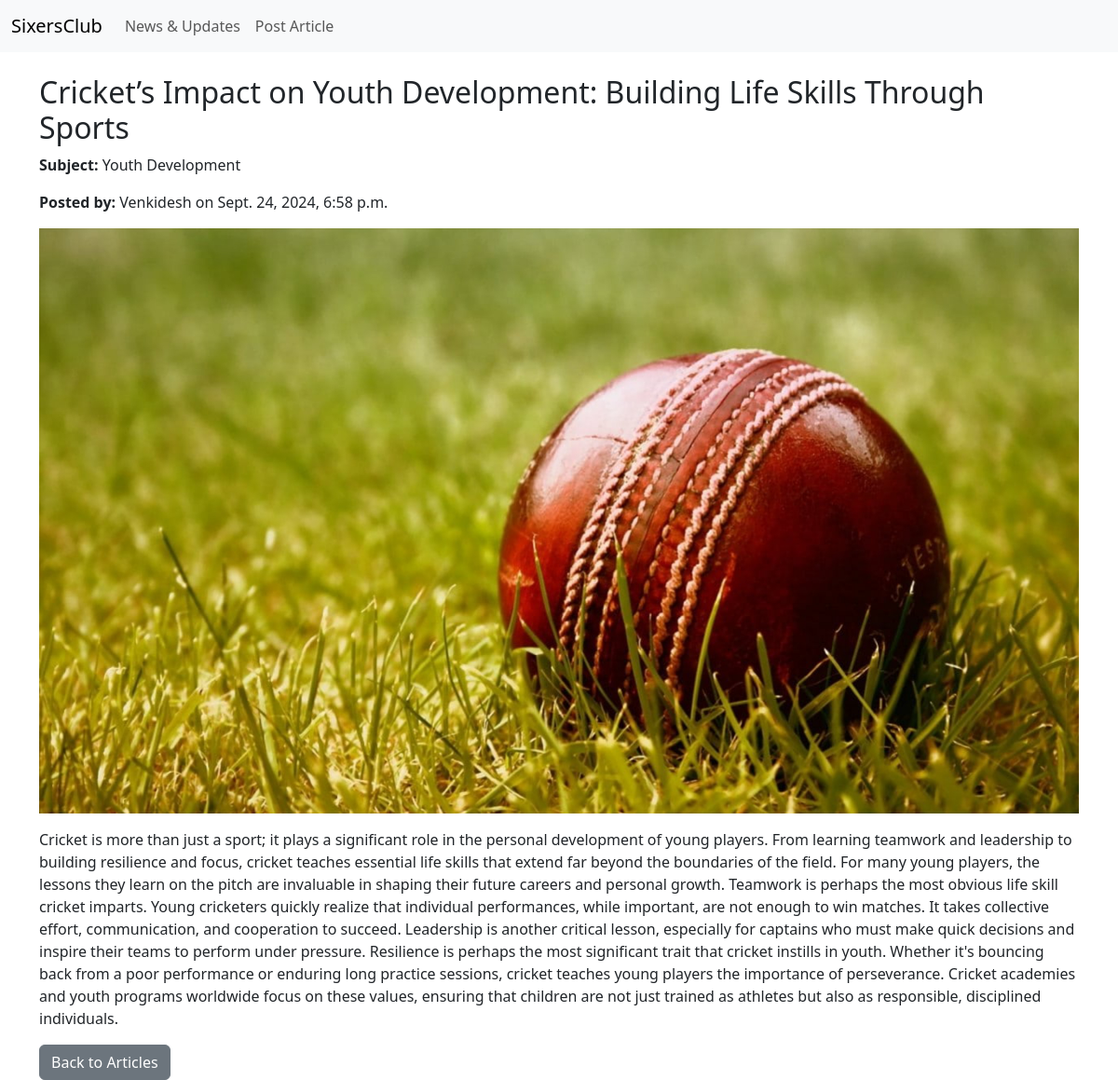
Screenshot of /news/article/9/ (signed in) with the database file from the repository.
### news/models.py (models this page shows, shortened)
class Article(models.Model):
    author = models.ForeignKey(CustomUser, on_delete=models.CASCADE)  # Use CustomUser as the author
    title = models.CharField(max_length=255)
    subject = models.CharField(max_length=255)
    content = models.TextField()
    photo = models.ImageField(upload_to='article_photos/', null=True, blank=True)
    created_at = models.DateTimeField(default=timezone.now)

### accounts/models.py (models this page shows, shortened)
class CustomUser(AbstractUser):
    USER_TYPES = (
        ('team_manager', 'Team Manager'),
        ('player', 'Player'),
        ('fan', 'Fan'),
    )
    user_type = models.CharField(max_length=20, choices=USER_TYPES, default='fan')
    email = models.EmailField(unique=True)
    experience_level = models.CharField(max_length=50, blank=True, null=True)
    role = models.CharField(max_length=30, blank=True, null=True)  # e.g., Batsman, Bowler
    player_id = models.CharField(max_length=10, blank=True, null=True, unique=True)
    groups = models.ManyToManyField(Group, related_name='customuser_groups', blank=True)
    user_permissions = models.ManyToManyField(Permission, related_name='customuser_user_permissions', blank=True)

### news/views.py (the view)
# urls.py: path('article/<int:article_id>/', views.article_detail, name='article_detail'),
@login_required
def article_detail(request, article_id):
    article = get_object_or_404(Article, id=article_id)
    return render(request, 'news/article_detail.html', {'article': article})

### templates/news/article_detail.html
{% extends 'news/base.html' %}
{% block content %}
<h2>{{ article.title }}</h2>
<p><strong>Subject:</strong> {{ article.subject }}</p>
<p><strong>Posted by:</strong> {{ article.author.username }} on {{ article.created_at }}</p>
<img src="{{ article.photo.url }}" class="img-fluid mb-3" alt="Article Image">
<p>{{ article.content }}</p>
<a href="{% url 'article_list' %}" class="btn btn-secondary">Back to Articles</a>
{% endblock %}

### rows the page displays
Article: title "Cricket’s Impact on Youth Development: Building Life Skills Through Sports", subject "Youth Development", author.username "Venkidesh", created_at "Sept. 24, 2024, 6:58 p.m.", photo (picture), content "Cricket is more than just a sport; it plays a significant role in the personal development of young players. From learning teamwork and leadership to building resilience and focus, cricket teaches essential life skills that extend far beyond the boundaries of the field. For many young players, the lessons they learn on the pitch are invaluable in shaping their future careers and personal growth. Teamwork is perhaps the most obvious life skill cricket imparts. Young cricketers quickly realize that individual performances, while important, are not enough to win matches. It takes collective effort, communication, and cooperation to succeed. Leadership is another critical lesson, especially for…"
